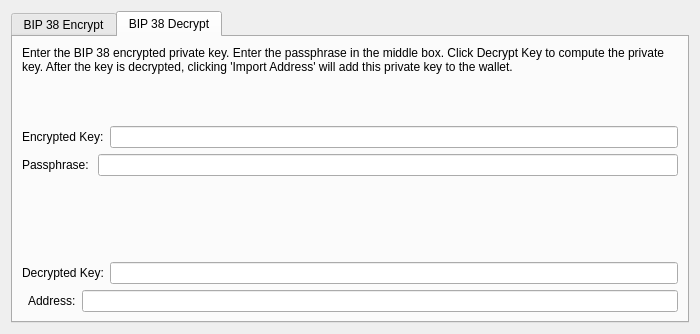
<?xml version="1.0" encoding="UTF-8"?>
<ui version="4.0">
 <class>Bip38ToolDialog</class>
 <widget class="QDialog" name="Bip38ToolDialog">
  <property name="geometry">
   <rect>
    <x>0</x>
    <y>0</y>
    <width>700</width>
    <height>334</height>
   </rect>
  </property>
  <property name="windowTitle">
   <string>BIP 38 Tool</string>
  </property>
  <property name="modal">
   <bool>true</bool>
  </property>
  <layout class="QVBoxLayout" name="verticalLayout">
   <item>
    <widget class="QTabWidget" name="tabWidget">
     <property name="currentIndex">
      <number>1</number>
     </property>
     <widget class="QWidget" name="tabBip38Encrypt">
      <attribute name="title">
       <string>BIP 38 Encrypt</string>
      </attribute>
      <layout class="QVBoxLayout" name="verticalLayout_SM">
       <item>
        <widget class="QLabel" name="infoLabel_ENC">
         <property name="text">
          <string>Enter a Odex Address that you would like to encrypt using BIP 38. Enter a passphrase in the middle box. Press encrypt to compute the encrypted private key.</string>
         </property>
         <property name="textFormat">
          <enum>Qt::PlainText</enum>
         </property>
         <property name="wordWrap">
          <bool>true</bool>
         </property>
        </widget>
       </item>
       <item>
        <layout class="QHBoxLayout" name="horizontalLayout_1_ENC">
         <property name="spacing">
          <number>0</number>
         </property>
         <item>
          <widget class="QLabel" name="label_5">
           <property name="text">
            <string>Address:</string>
           </property>
          </widget>
         </item>
         <item>
          <widget class="QValidatedLineEdit" name="addressIn_ENC">
           <property name="toolTip">
            <string>The Odex address to sign the message with</string>
           </property>
          </widget>
         </item>
         <item>
          <widget class="QtMaterialFlatButton" name="addressBookButton_ENC" native="true">
           <property name="toolTip">
            <string>Choose previously used address</string>
           </property>
           <property name="text" stdset="0">
            <string/>
           </property>
           <property name="icon" stdset="0">
            <iconset resource="../odex.qrc">
             <normaloff>:/icons/address-book</normaloff>:/icons/address-book</iconset>
           </property>
           <property name="shortcut" stdset="0">
            <string>Alt+A</string>
           </property>
           <property name="autoDefault" stdset="0">
            <bool>false</bool>
           </property>
          </widget>
         </item>
         <item>
          <widget class="QtMaterialFlatButton" name="pasteButton_ENC" native="true">
           <property name="toolTip">
            <string>Paste address from clipboard</string>
           </property>
           <property name="text" stdset="0">
            <string/>
           </property>
           <property name="icon" stdset="0">
            <iconset resource="../odex.qrc">
             <normaloff>:/icons/editpaste</normaloff>:/icons/editpaste</iconset>
           </property>
           <property name="shortcut" stdset="0">
            <string>Alt+P</string>
           </property>
           <property name="autoDefault" stdset="0">
            <bool>false</bool>
           </property>
          </widget>
         </item>
        </layout>
       </item>
       <item>
        <layout class="QHBoxLayout" name="horizontalLayout_5">
         <item>
          <widget class="QLabel" name="label_6">
           <property name="text">
            <string>Passphrase: </string>
           </property>
          </widget>
         </item>
         <item>
          <widget class="QLineEdit" name="passphraseIn_ENC">
           <property name="echoMode">
            <enum>QLineEdit::Password</enum>
           </property>
          </widget>
         </item>
        </layout>
       </item>
       <item>
        <layout class="QHBoxLayout" name="horizontalLayout_2_ENC">
         <property name="spacing">
          <number>0</number>
         </property>
         <item>
          <widget class="QLabel" name="encryptedKeyLabel_ENC">
           <property name="text">
            <string>Encrypted Key:</string>
           </property>
           <property name="textFormat">
            <enum>Qt::PlainText</enum>
           </property>
          </widget>
         </item>
         <item>
          <widget class="QLineEdit" name="encryptedKeyOut_ENC">
           <property name="font">
            <font>
             <italic>true</italic>
            </font>
           </property>
           <property name="readOnly">
            <bool>true</bool>
           </property>
          </widget>
         </item>
         <item>
          <widget class="QtMaterialFlatButton" name="copyKeyButton_ENC" native="true">
           <property name="toolTip">
            <string>Copy the current signature to the system clipboard</string>
           </property>
           <property name="text" stdset="0">
            <string/>
           </property>
           <property name="icon" stdset="0">
            <iconset resource="../odex.qrc">
             <normaloff>:/icons/editcopy</normaloff>:/icons/editcopy</iconset>
           </property>
           <property name="autoDefault" stdset="0">
            <bool>false</bool>
           </property>
          </widget>
         </item>
        </layout>
       </item>
       <item>
        <layout class="QHBoxLayout" name="horizontalLayout_3_ENC">
         <item>
          <widget class="QtMaterialFlatButton" name="encryptKeyButton_ENC" native="true">
           <property name="toolTip">
            <string>Sign the message to prove you own this Odex address</string>
           </property>
           <property name="text" stdset="0">
            <string>Encrypt Key</string>
           </property>
           <property name="icon" stdset="0">
            <iconset resource="../odex.qrc">
             <normaloff>:/icons/edit</normaloff>:/icons/edit</iconset>
           </property>
           <property name="autoDefault" stdset="0">
            <bool>false</bool>
           </property>
          </widget>
         </item>
         <item>
          <widget class="QtMaterialFlatButton" name="clearButton_ENC" native="true">
           <property name="toolTip">
            <string>Reset all sign message fields</string>
           </property>
           <property name="text" stdset="0">
            <string>Clear All</string>
           </property>
           <property name="icon" stdset="0">
            <iconset resource="../odex.qrc">
             <normaloff>:/icons/remove</normaloff>:/icons/remove</iconset>
           </property>
           <property name="autoDefault" stdset="0">
            <bool>false</bool>
           </property>
          </widget>
         </item>
         <item>
          <spacer name="horizontalSpacer_1_ENC">
           <property name="orientation">
            <enum>Qt::Horizontal</enum>
           </property>
           <property name="sizeHint" stdset="0">
            <size>
             <width>40</width>
             <height>48</height>
            </size>
           </property>
          </spacer>
         </item>
         <item>
          <widget class="QLabel" name="statusLabel_ENC">
           <property name="font">
            <font>
             <weight>75</weight>
             <bold>true</bold>
            </font>
           </property>
           <property name="text">
            <string/>
           </property>
           <property name="wordWrap">
            <bool>true</bool>
           </property>
          </widget>
         </item>
         <item>
          <spacer name="horizontalSpacer_2_ENC">
           <property name="orientation">
            <enum>Qt::Horizontal</enum>
           </property>
           <property name="sizeHint" stdset="0">
            <size>
             <width>40</width>
             <height>48</height>
            </size>
           </property>
          </spacer>
         </item>
        </layout>
       </item>
      </layout>
     </widget>
     <widget class="QWidget" name="tabBip38Decrypt">
      <attribute name="title">
       <string>BIP 38 Decrypt</string>
      </attribute>
      <layout class="QVBoxLayout" name="verticalLayout_VM">
       <item>
        <widget class="QLabel" name="infoLabel_DEC">
         <property name="text">
          <string>Enter the BIP 38 encrypted private key. Enter the passphrase in the middle box. Click Decrypt Key to compute the private key. After the key is decrypted, clicking 'Import Address' will add this private key to the wallet.</string>
         </property>
         <property name="textFormat">
          <enum>Qt::PlainText</enum>
         </property>
         <property name="alignment">
          <set>Qt::AlignLeading|Qt::AlignLeft|Qt::AlignTop</set>
         </property>
         <property name="wordWrap">
          <bool>true</bool>
         </property>
        </widget>
       </item>
       <item>
        <layout class="QHBoxLayout" name="horizontalLayout_3">
         <item>
          <widget class="QLabel" name="label_2">
           <property name="text">
            <string>Encrypted Key:</string>
           </property>
          </widget>
         </item>
         <item>
          <widget class="QValidatedLineEdit" name="encryptedKeyIn_DEC">
           <property name="toolTip">
            <string>The Odex address the message was signed with</string>
           </property>
          </widget>
         </item>
        </layout>
       </item>
       <item>
        <layout class="QHBoxLayout" name="horizontalLayout">
         <item>
          <widget class="QLabel" name="label">
           <property name="text">
            <string>Passphrase: </string>
           </property>
          </widget>
         </item>
         <item>
          <widget class="QLineEdit" name="passphraseIn_DEC">
           <property name="echoMode">
            <enum>QLineEdit::Password</enum>
           </property>
          </widget>
         </item>
        </layout>
       </item>
       <item>
        <layout class="QHBoxLayout" name="horizontalLayout_2_DEC">
         <item>
          <widget class="QtMaterialFlatButton" name="decryptKeyButton_DEC" native="true">
           <property name="toolTip">
            <string>Verify the message to ensure it was signed with the specified Odex address</string>
           </property>
           <property name="text" stdset="0">
            <string>Decrypt Key</string>
           </property>
           <property name="icon" stdset="0">
            <iconset resource="../odex.qrc">
             <normaloff>:/icons/transaction_0</normaloff>:/icons/transaction_0</iconset>
           </property>
           <property name="autoDefault" stdset="0">
            <bool>false</bool>
           </property>
          </widget>
         </item>
         <item>
          <widget class="QtMaterialFlatButton" name="clearButton_DEC" native="true">
           <property name="toolTip">
            <string>Reset all verify message fields</string>
           </property>
           <property name="text" stdset="0">
            <string>Clear All</string>
           </property>
           <property name="icon" stdset="0">
            <iconset resource="../odex.qrc">
             <normaloff>:/icons/remove</normaloff>:/icons/remove</iconset>
           </property>
           <property name="autoDefault" stdset="0">
            <bool>false</bool>
           </property>
          </widget>
         </item>
         <item>
          <spacer name="horizontalSpacer_1_DEC">
           <property name="orientation">
            <enum>Qt::Horizontal</enum>
           </property>
           <property name="sizeHint" stdset="0">
            <size>
             <width>40</width>
             <height>48</height>
            </size>
           </property>
          </spacer>
         </item>
         <item>
          <widget class="QLabel" name="statusLabel_DEC">
           <property name="font">
            <font>
             <weight>75</weight>
             <bold>true</bold>
            </font>
           </property>
           <property name="text">
            <string/>
           </property>
           <property name="wordWrap">
            <bool>true</bool>
           </property>
          </widget>
         </item>
         <item>
          <spacer name="horizontalSpacer_2_DEC">
           <property name="orientation">
            <enum>Qt::Horizontal</enum>
           </property>
           <property name="sizeHint" stdset="0">
            <size>
             <width>40</width>
             <height>48</height>
            </size>
           </property>
          </spacer>
         </item>
        </layout>
       </item>
       <item>
        <layout class="QHBoxLayout" name="horizontalLayout_2">
         <item>
          <widget class="QLabel" name="label_3">
           <property name="text">
            <string>Decrypted Key:</string>
           </property>
          </widget>
         </item>
         <item>
          <widget class="QValidatedLineEdit" name="decryptedKeyOut_DEC"/>
         </item>
        </layout>
       </item>
       <item>
        <layout class="QHBoxLayout" name="horizontalLayout_4">
         <item>
          <widget class="QtMaterialFlatButton" name="importAddressButton_DEC" native="true">
           <property name="text" stdset="0">
            <string>Import Address</string>
           </property>
          </widget>
         </item>
         <item>
          <widget class="QLabel" name="label_4">
           <property name="text">
            <string>Address:</string>
           </property>
          </widget>
         </item>
         <item>
          <widget class="QLineEdit" name="addressOut_DEC"/>
         </item>
        </layout>
       </item>
      </layout>
     </widget>
    </widget>
   </item>
  </layout>
 </widget>
 <customwidgets>
  <customwidget>
   <class>QtMaterialFlatButton</class>
   <extends>QWidget</extends>
   <header>qtmaterialflatbutton.h</header>
  </customwidget>
  <customwidget>
   <class>QValidatedLineEdit</class>
   <extends>QLineEdit</extends>
   <header>qvalidatedlineedit.h</header>
  </customwidget>
 </customwidgets>
 <resources>
  <include location="../odex.qrc"/>
 </resources>
 <connections/>
</ui>
